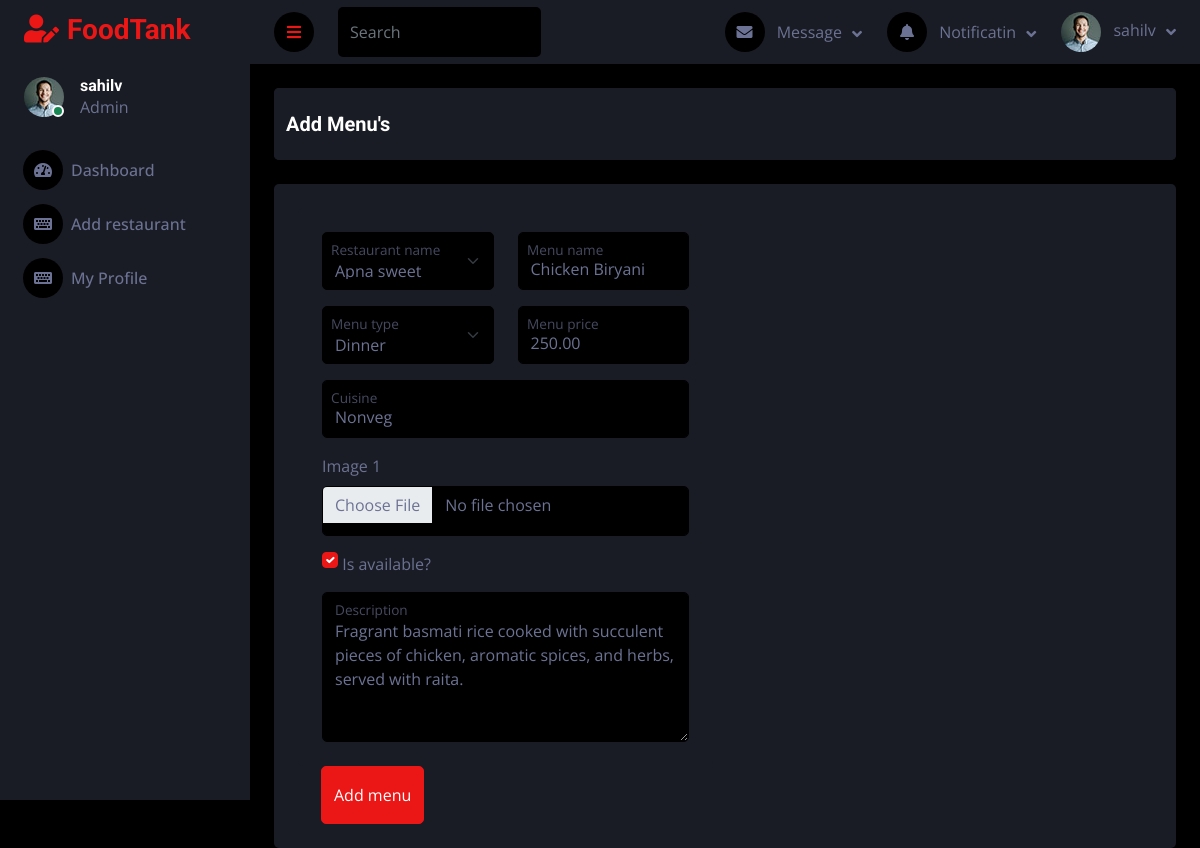
Page /menu/editMenu/20 (signed in) on the earlier database version.
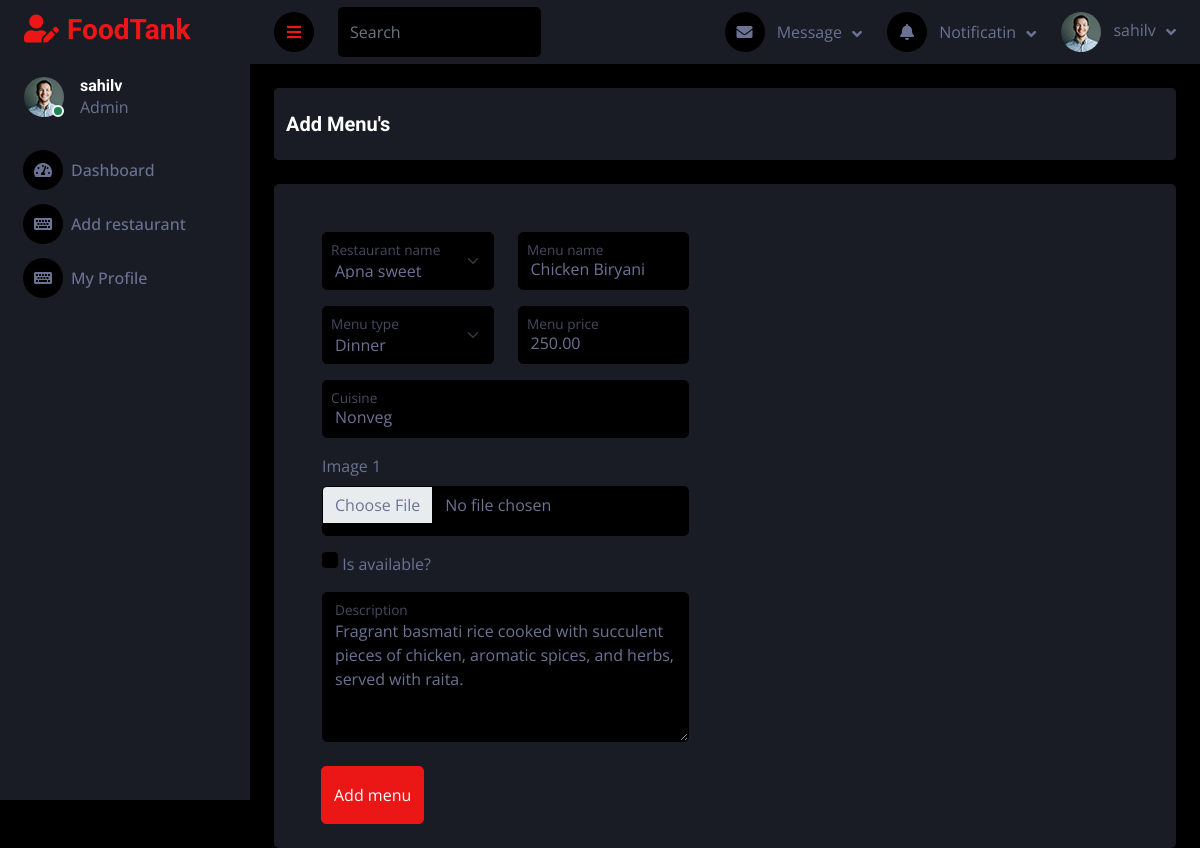
Same page on the later database version.
### menu/models.py (models this page shows, shortened)
class Menu(models.Model):
    restaurant = models.ForeignKey(Restaurant, on_delete=models.CASCADE)  # ForeignKey to Restaurant
    name = models.CharField(max_length=255)
    description = models.TextField()
    type = models.CharField(max_length=255)
    price = models.DecimalField(max_digits=10, decimal_places=2)
    available = models.BooleanField(blank=True, default=True, null=True)
    cuisine = models.CharField(max_length=255, blank=True)
    img1 = models.ImageField(upload_to='menu_images/', null=True, blank=True)

### restaurant/models.py (models this page shows, shortened)
class Restaurant(models.Model):
    user = models.ForeignKey(User, on_delete=models.CASCADE,
                    limit_choices_to={'user_type': 'Foodprovider'})  # ForeignKey to User
    name = models.CharField(max_length=255)
    city = models.CharField(max_length=255)
    address = models.TextField()
    mobile = models.CharField(max_length=15)
    desc = models.TextField(blank=True, null=True)
    is_verified = models.BooleanField(default=False)
    veg_or_nonveg = models.CharField(max_length=255, choices=VEG_OR_NONVEG_CHOICES)
    no_of_chefs = models.PositiveIntegerField()
    start_date = models.DateField(blank=True, null=True)
    img1 = models.ImageField(upload_to='restaurant_images/', null=True, blank=True)
    img2 = models.ImageField(upload_to='restaurant_images/', null=True, blank=True)
    img3 = models.ImageField(upload_to='restaurant_images/', null=True, blank=True)
    img4 = models.ImageField(upload_to='restaurant_images/', null=True, blank=True)

### menu/views.py (the view, shortened to what this page needs)
# urls.py: path("editMenu/<int:id>", views.editMenu, name="editMenu"),
def editMenu(request, id):
    if not request.user.is_authenticated or not request.user.user_type == "Foodprovider":
        return redirect("/login/")
    menuItem = Menu.objects.get(id=id)
    context = {
        'menuItems' : menuItem
    }
    return render(request, 'restaurant_admin/editMenu.html', context)

### templates/restaurant_admin/editMenu.html (shortened to what the changed rows need)
{% extends '../base2.html' %}
{% block content %}
<div class="container-fluid position-relative d-flex p-0">
    <div class="content">
        <div class="container-fluid pt-4 px-4">
            <div class="row bg-secondary rounded align-items-center justify-content-center mx-0">
                <div class="container-fluid pt-4 px-4">
                    <form method="POST" enctype="multipart/form-data">
                        <div class="row g-4">
                            <div class="col-sm-12 col-xl-6">
                                <div class="bg-secondary rounded h-100 p-4">
                                    <div class="row">
                                        <div class="form-floating mb-3 col-xl-6">
                                            <select class="form-select" id="rname" name="rname"
                                                aria-label="Floating label select example" required>
                                                <option value="{{menuItems.restaurant.name}}">
                                                    {{menuItems.restaurant.name}}</option>
                                            </select>
                                            <label for="rname" class="mx-2">Restaurant name</label>
                                        </div>
                                        <div class="form-floating mb-3 col-xl-6">
                                            <input type="text" class="form-control" name="mname" id="mname"
                                                value="{{menuItems.name}}" placeholder="Restaurant name" required>
                                            <label for="mname" class="mx-2">Menu name</label>
                                        </div>
                                    </div>
                                    <div class="row">
                                        <div class="form-floating mb-3 col-xl-6">
                                            <select class="form-select" id="mtype" name="mtype"
                                                aria-label="Floating label select example" required>
                                                <option value="{{menuItems.type}}">{{menuItems.type}}</option>
                                            </select>
                                            <label for="mtype" class="mx-2">Menu type</label>
                                        </div>
                                        <div class="form-floating mb-3 col-xl-6">
                                            <input type="number" class="form-control" name="mprice" id="mprice"
                                                value="{{menuItems.price}}" placeholder="Restaurant name" required>
                                            <label for="mprice" class="mx-2">Menu price</label>
                                        </div>
                                    </div>
                                    <div class="row">
                                        <div class="form-floating mb-3 col-xl-12">
                                            <input type="text" class="form-control" name="mcuisine" id="mcuisine"
                                                value="{{menuItems.cuisine}}" placeholder="Cuisine" required>
                                            <label for="mcuisine" class="mx-2">Cuisine</label>
                                        </div>
                                    </div>
                                    <div class="row">
                                        <div class="form-floating mb-3 col-xl-12">
                                            <input class="form-check-input m-0" name="menuStatus" id="menuStatus" type="checkbox" {% if menuItems.available %} checked {% endif %}><span>&nbsp;Is available?</span>
                                        </div>
                                    </div>
                                    <div class="form-floating">
                                        <textarea class="form-control" placeholder="Leave a comment here" name="mdesc"
                                            id="desc" style="height: 150px;"
                                            required>{{menuItems.description}}</textarea>
                                        <label for="desc">Description</label>
                                    </div>
                                </div>
                            </div>
                        </div>
                    </form>
                </div>
            </div>
        </div>
    </div>
</div>
{% endblock content %}

Differences in the rows shown:
changed Menu "Chicken Biryani": available "☑" → "☐"
